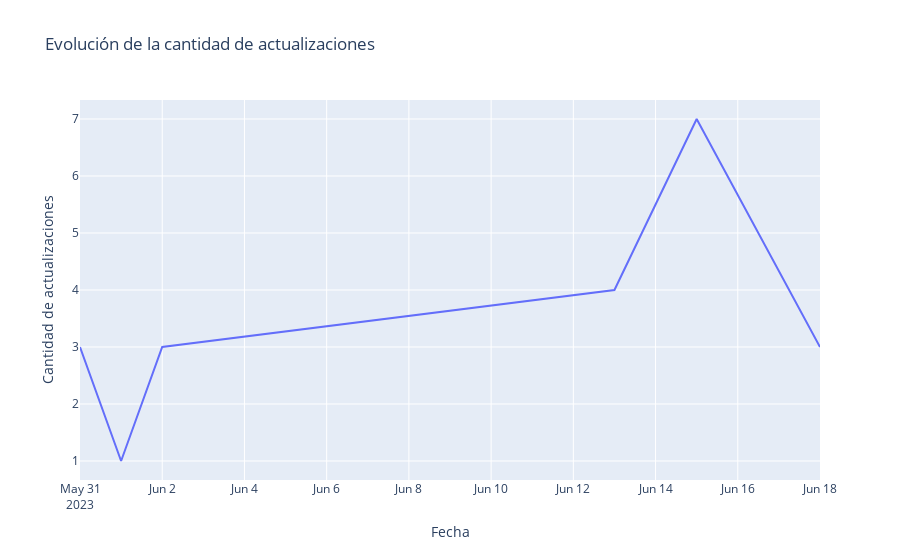

This figure's notebook cell:
### Markdown cell above
## Gráfico de evolucion de modificaciones en el tiempo

### Code cell
array_fechas = np.array(df['ultima actualizacion'].dt.date)
values, counts = np.unique(array_fechas, return_counts=True)

fig = plt.graph_objects.Figure(data=plt.graph_objects.Scatter(
    x = values,
    y = counts,
    mode='lines'
))

fig.update_layout(
    title='Evolución de la cantidad de actualizaciones',
    xaxis_title='Fecha',
    yaxis_title='Cantidad de actualizaciones'
)

fig.show()

### Figure 1 — Plotly figure (JSON) as saved in the notebook; plotly's stock layout.template omitted (floating-point values rounded to 4 significant figures)
{"data": [{"mode": "lines", "type": "scatter", "x": ["2023-05-31", "2023-06-01", "2023-06-02", "2023-06-13", "2023-06-15", "2023-06-18"], "y": [3, 1, 3, 4, 7, 3]}], "layout": {"title": {"text": "Evolución de la cantidad de actualizaciones"}, "xaxis": {"title": {"text": "Fecha"}}, "yaxis": {"title": {"text": "Cantidad de actualizaciones"}}}}
